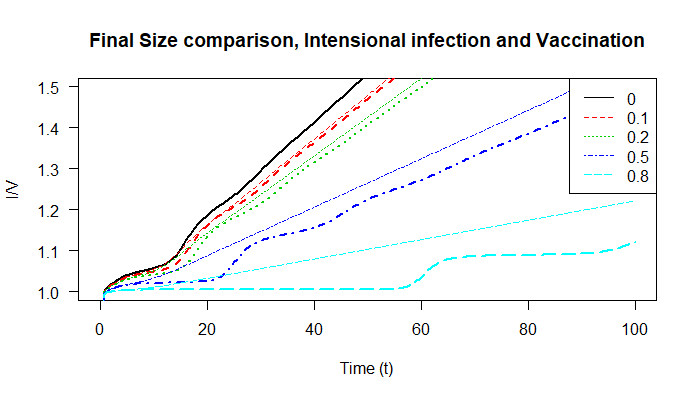

Reproduce this figure in R.
library(deSolve)
## Vector Field for SIR model
SIR.vector.field <- function(t, vars, parms) {
  ##SIR.vector.field <- function(t, vars=c(S=S,I=I,R=R,Q=Q,X=X), parms=c(R_0=R_0,gamma=gamma,delta=delta,mu=mu,p=p)) {
    with(as.list(c(parms, vars)), {
    dS <- mu*(1-p) -gamma*R_0*S*I -mu*S# dS/dt
    dQ <- gamma*R_0*S*I + mu*p # cumulative cases
    dX <- gamma*R_0*S*I #cumulative normally infected cases
    dI <- dQ - gamma*I-mu*I # dI/dt
    dR <- gamma*I-mu*R #dR/dt
    
    dS_v <- mu*(1-p)-gamma*R_0*S_v*V - mu*(S_v)
    dV <- gamma*R_0*S_v*V - gamma*V-mu*V # Prevalence of vaccination
    dV_c <- gamma*R_0*S_v*V #cumulative infected cases with normal vaccination
    vec.fld <- c(dS=dS, dI=dI, dR=dR, dQ=dQ, dX=dX, dV=dV,dV_c=dV_c,dS_v=dS_v)
    return(list(vec.fld)) # ode() requires a list
  })
}

draw.soln <- function(ic=c(S=1,I=0,R=0,Q=0,X=0,V=0,V_c=0), tmax=1,
                      times=seq(0,tmax,by=tmax/500),
                      func, parms, ... ) {
  soln <- ode(ic, times, func, parms)
  lines(times, soln[,"V_c"], lwd=2,...)
  lines(times, soln[,"X"], lwd=1,...)
  
  return(invisible(as.data.frame(soln)))
}

## Plot solutions of the SIR model
tmax <- 100 # end time for numerical integration of the ODE
## draw box for plot:
plot(0,0,xlim=c(0,tmax),ylim=c(1,1.5),
     type="n",main="Final Size comparison, Intensional infection and Vaccination",xlab="Time (t)",ylab="I/V",las=1)
## initial conditions:
I0 <- 0.001
S0 <- 1 - I0
R0 <- 1 - I0 - S0
V0 <- 0.001
Q0 <- I0
X0 <- Q0
V_c0 <- V0
S_v0 <- 1 - V_c0
## draw solutions for several values of parameter R_0:
vary_p <- c(0,0.1,0.2,0.5,0.8)

for (i in 1:length(vary_p)) {
  draw.soln(ic=c(S=S0,I=I0,R=R0,Q=Q0,X=X0,V=V0,V_c=V_c0,S_v=S_v0), tmax=tmax,
            func=SIR.vector.field,
            parms=c(R_0=18,gamma=1,delta=0,mu=1/80,p=vary_p[i]),
            col=i,
            lty=i # use a different line style for each solution
  )
}
legend("topright",legend=vary_p,col=1:length(vary_p),lty=1:length(vary_p))
